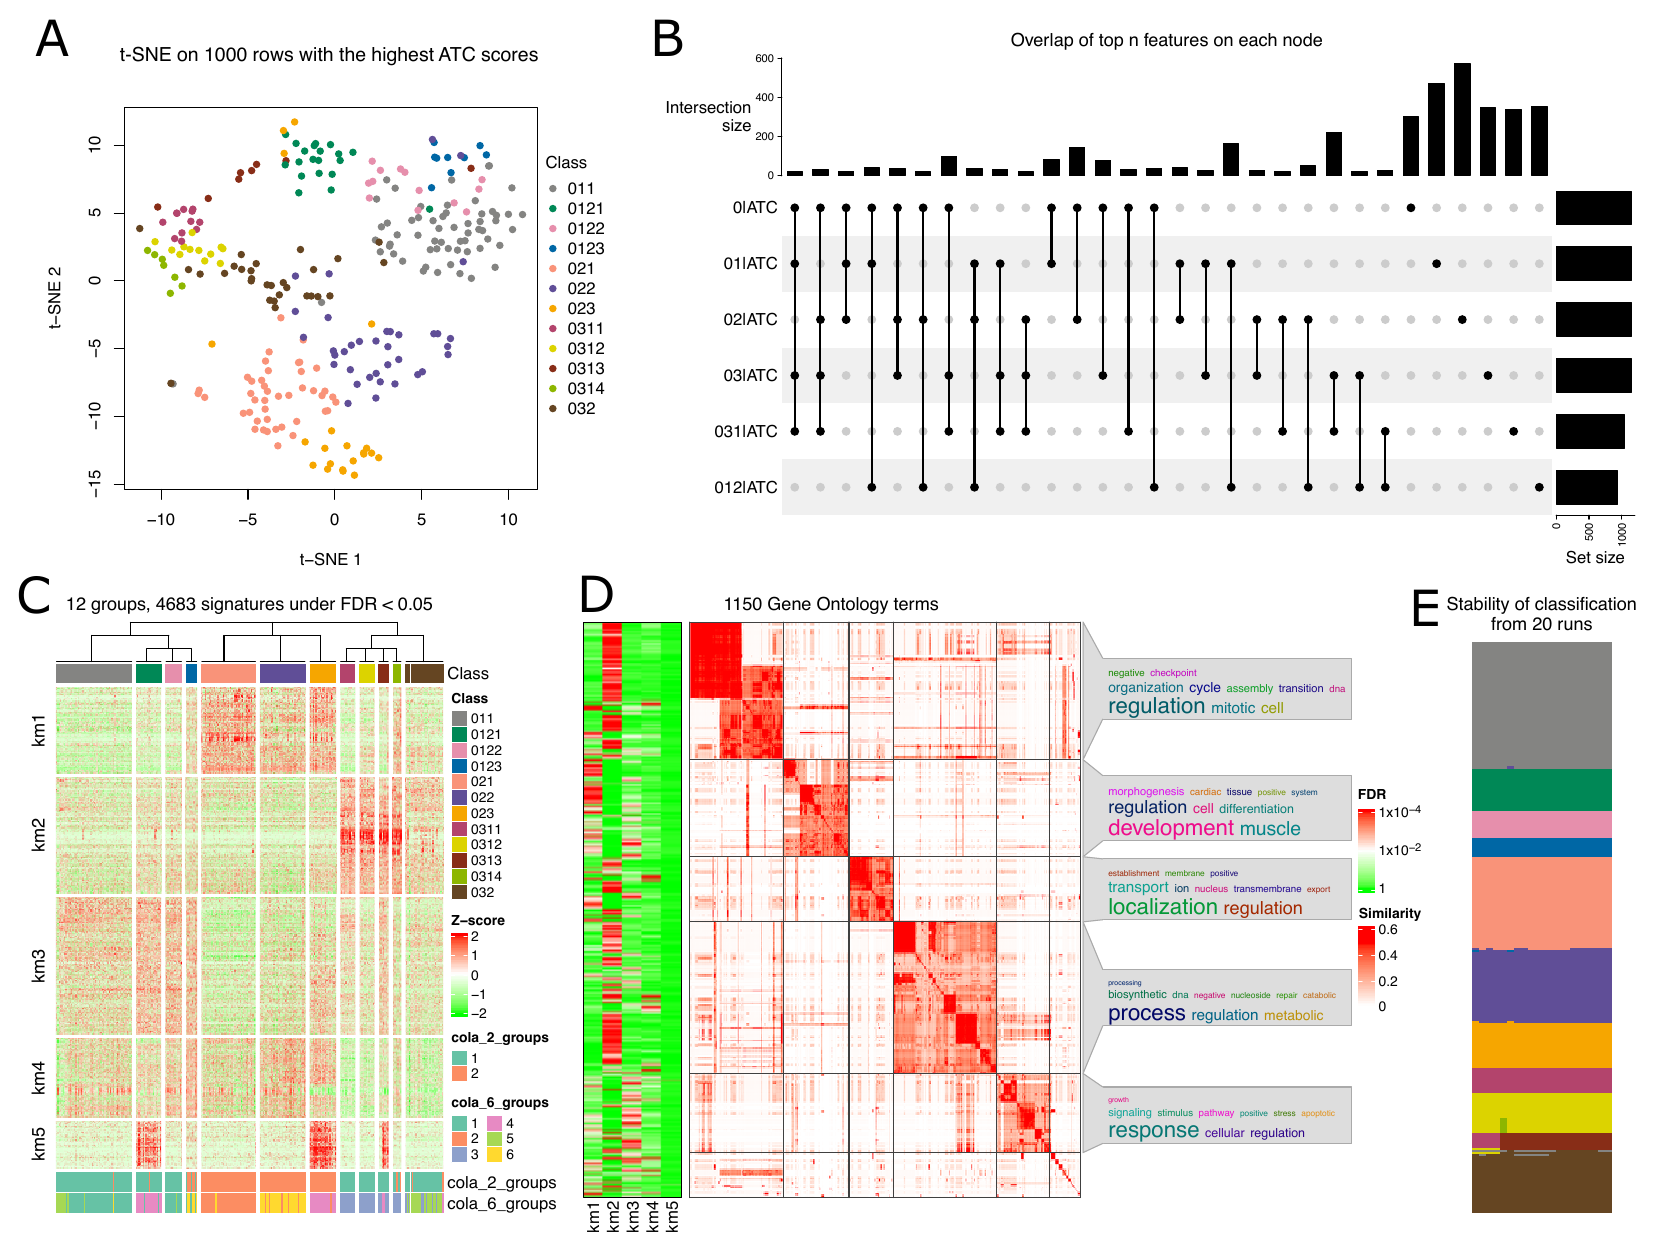

Source code (R):


fig_width = 16
fig_height = 12

library(cola)
library(GetoptLong)
library(ComplexHeatmap)
library(circlize)

library(HSMMSingleCell)
data(HSMM_expr_matrix)
data(HSMM_sample_sheet)

# `HSMM_expr_matrix` is a FPKM matrix
m = adjust_matrix(log10(HSMM_expr_matrix + 1), verbose = FALSE)
gt = readRDS("~/workspace/cola_hc/gene_type_gencode_v17.rds")
m = m[gt[rownames(m)] == "protein_coding", , drop = FALSE]


### normal consensus partitioning results and classifications
res = readRDS("HSMM_cola_consensus_partition.rds")
cola_2_groups = as.character(get_classes(res, k = 2)[, "class"])
cola_6_groups = as.character(get_classes(res, k = 6)[, "class"])

### perform hierarchical consensus partitioning
set.seed(1234)
if(file.exists("HSMM_cola_hierarchical_partition.rds")) {
	rh = readRDS("HSMM_cola_hierarchical_partition.rds")
} else {
	rh = hierarchical_partition(m, cores = 4)
	saveRDS(rh, file = "HSMM_cola_hierarchical_partition.rds")
}

cola_cl = data.frame(cola_2_groups = cola_2_groups, cola_6_groups = cola_6_groups)

### t-SNE plot
p1 = ~dimension_reduction(rh, method = "t-SNE", top_n = 1000, pc = 10)

### top rows overlap at each node
rl = rh@list
nodes = setdiff(all_nodes(rh), all_leaves(rh))
rl = rl[nodes]
all_top_value_list = lapply(rl, function(x) {
	x@row_index[order(x@top_value_list)[seq_len(max(x@top_n))]]
})
names(all_top_value_list) = paste0(names(all_top_value_list), "|", sapply(rl, function(x) x@top_value_method))

cm = make_comb_mat(all_top_value_list)
cm = cm[comb_size(cm) > 20]
p2 = grid.grabExpr(draw(UpSet(cm, column_title = "Overlap of top n features on each node")))

### signature heatmap
sig_tb = get_signatures(rh, plot = FALSE)

cl = get_classes(rh)
ht = Heatmap(t(scale(t(m[sig_tb$which_row, ]))), name = "Z-score", column_title = qq("@{length(unique(cl))} groups, @{nrow(sig_tb)} signatures under FDR < 0.05"),
	col = colorRamp2(c(-2, 0, 2), c("green", "white", "red")),
	top_annotation = HeatmapAnnotation(Class = cl, col = list(Class = rh@subgroup_col)),
	bottom_annotation = HeatmapAnnotation(df = cola_cl, col = list(cola_2_groups = cola_opt$color_set_2, cola_6_groups = cola_opt$color_set_2),
		annotation_legend_param = list(cola_6_groups = list(ncol = 2))),
	show_row_names = FALSE, show_column_names = FALSE, show_row_dend = FALSE,
	cluster_columns = cola:::calc_dend(rh), 
	column_split = length(unique(cl)), row_km = 5, row_title = paste0("km", 1:5))
p3 = grid.grabExpr(ht <- draw(ht, merge_legend = TRUE, padding = unit(c(8, 2, 2, 2), "mm")))

### functional enrichment on row signatures
gene_list = lapply(row_order(ht), function(ind) rownames(m)[sig_tb$which_row][ind])
names(gene_list) = paste0("km", 1:5)

lt_GO = lapply(gene_list, function(x) functional_enrichment(x)$BP)

library(simplifyEnrichment)
p_go = grid.grabExpr(simplifyGOFromMultipleLists(lt_GO, word_cloud_grob_param = list(max_width = unit(6, "cm"))), 
	width = fig_width*0.6667, height = fig_height*0.5)


### stability of the classification
rh_list = readRDS("HSMM_cola_hierarchical_partition_rh_list.rds")
clt = lapply(rh_list, function(x) relabel_class(x, get_classes(rh), return_map = FALSE))
clm = do.call(cbind, clt)

library(clue)
p_stability = grid.grabExpr(draw(Heatmap(clm, name = "Class", row_order = do.call(order, clt), col = rh@subgroup_col,
	cluster_columns = hclust(cl_dissimilarity(cl_ensemble(list = lapply(clt, as.cl_hard_partition)))),
	column_title = "Stability of classification\nfrom 20 runs",
	show_heatmap_legend = FALSE,
	show_column_dend = FALSE), padding = unit(c(8, 2, 2, 2), "mm")))

### putting all figures together
library(cowplot)

pdf("figure4.pdf", width = fig_width, height = fig_height)
p = plot_grid( plot_grid(p1, p2, nrow = 1, rel_widths = c(1, 1.6)), 
	           plot_grid(p3, p_go, p_stability, nrow = 1, rel_widths = c(1, 1.6, 0.4)), nrow = 2, rel_heights = c(1, 1.2))
print(p)
dev.off()


concor = function(x, y) {
	sum(x == y)/length(x)
}

s = NULL
for(i in 1:19) {
	for(j in (i+1):20) {
		s = c(s, concor(clt[[i]], clt[[j]]))
	}
}
